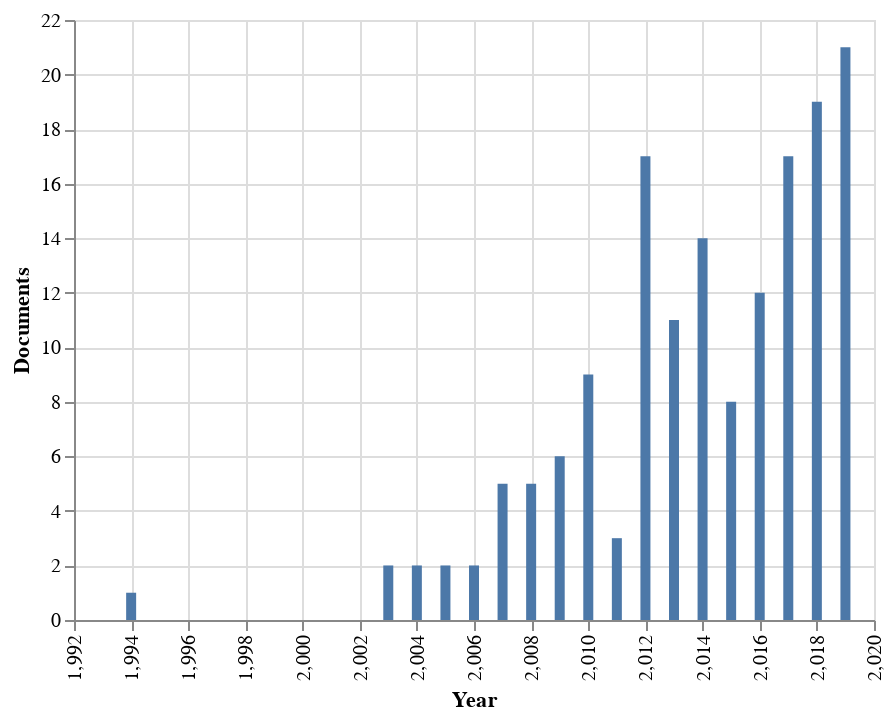

Notebook cell for this chart:
### Code cell
documentsByYear(records, plot=True)

### Figure 1 — Vega-Lite specification as saved in the notebook (floating-point values rounded to 4 significant figures)
{"$schema": "https://vega.github.io/schema/vega-lite/v3.4.0.json", "config": {"mark": {"tooltip": null}, "view": {"height": 300, "width": 400}}, "data": {"name": "data-f0fb41fe8383f38b02b9a70c9e33814e"}, "datasets": {"data-f0fb41fe8383f38b02b9a70c9e33814e": [{"Documents": 1, "Year": 1994}, {"Documents": 0, "Year": 1995}, {"Documents": 0, "Year": 1996}, {"Documents": 0, "Year": 1997}, {"Documents": 0, "Year": 1998}, {"Documents": 0, "Year": 1999}, {"Documents": 0, "Year": 2000}, {"Documents": 0, "Year": 2001}, {"Documents": 0, "Year": 2002}, {"Documents": 2, "Year": 2003}, {"Documents": 2, "Year": 2004}, {"Documents": 2, "Year": 2005}, {"Documents": 2, "Year": 2006}, {"Documents": 5, "Year": 2007}, {"Documents": 5, "Year": 2008}, {"Documents": 6, "Year": 2009}, {"Documents": 9, "Year": 2010}, {"Documents": 3, "Year": 2011}, {"Documents": 17, "Year": 2012}, {"Documents": 11, "Year": 2013}, {"Documents": 14, "Year": 2014}, {"Documents": 8, "Year": 2015}, {"Documents": 12, "Year": 2016}, {"Documents": 17, "Year": 2017}, {"Documents": 19, "Year": 2018}, {"Documents": 21, "Year": 2019}]}, "encoding": {"x": {"axis": {"labelAngle": 270}, "field": "Year", "type": "quantitative"}, "y": {"field": "Documents", "type": "quantitative"}}, "mark": "bar"}
